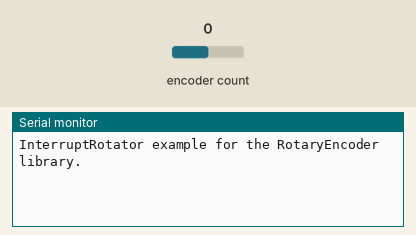
Bench run of a sketch on a simulated Arduino Uno, built with avr-gcc and run on an emulated ATmega328P. Parts: the last lines printed to the serial monitor. Inputs (shaded band) come from the test bench; at power-on: encoder count 0.

Above: at 1.2 s.
1.3 s: encoder count set to 1
At 2.0 s:
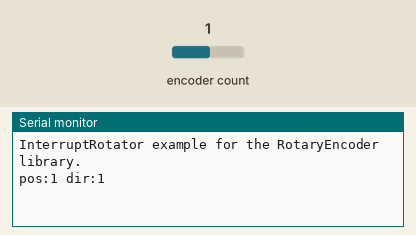
2.8 s: encoder count set to 2
At 3.1 s:
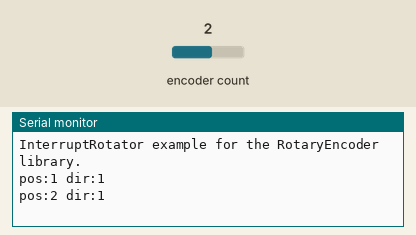

Measured:
- after the input at 1.3 s, the serial monitor: prints a new line at once (image 1)
- after the input at 2.8 s, the serial monitor: prints a new line at once (image 2)

The sketch:

peripheral_test_01.ino
```cpp
#include <RotaryEncoder.h>

#define PIN_IN1 A2
#define PIN_IN2 A3

RotaryEncoder *encoder = nullptr;

void checkPosition()
{
  encoder->tick();
}

void setup()
{
  Serial.begin(9600);
  while (!Serial)
    ;
  Serial.println("InterruptRotator example for the RotaryEncoder library.");
  encoder = new RotaryEncoder(PIN_IN1, PIN_IN2);
  attachInterrupt(digitalPinToInterrupt(PIN_IN1), checkPosition, CHANGE);
  attachInterrupt(digitalPinToInterrupt(PIN_IN2), checkPosition, CHANGE);
}

// Read the current position of the encoder and print out when changed.
void loop()
{
  static int pos = 0;

  encoder->tick(); // just call tick() to check the state.

  int newPos = encoder->getPosition();
  if (pos != newPos) {
    Serial.print("pos:");
    Serial.print(newPos);
    Serial.print(" dir:");
    Serial.println((int)(encoder->getDirection()));
    pos = newPos;
  }
}
```
